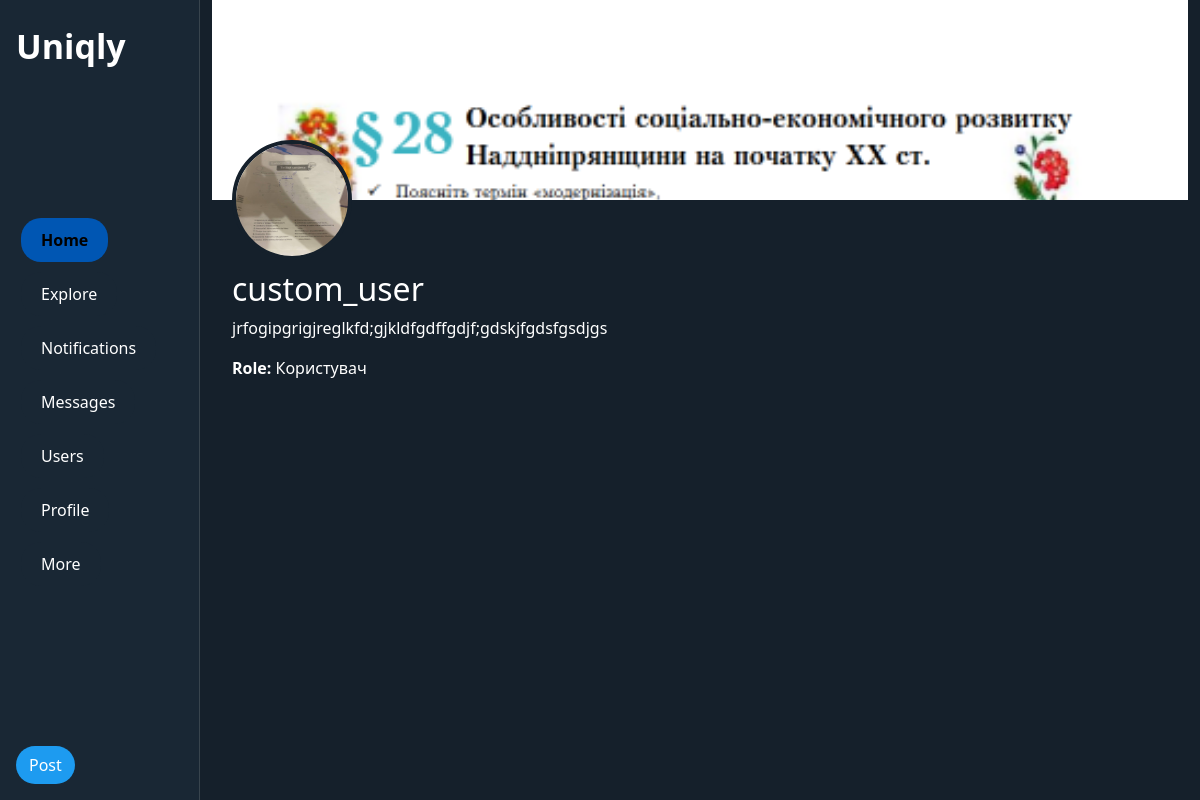
/user_profile/2/, run on the app's committed database.
### aunthentication/models.py (models this page shows)
class CustomUser(AbstractUser):
    ROLE_CHOICES = (
        ('user', 'Користувач'),
        ('moderator', 'Модератор'),
        ('admin', 'Адміністратор'),
    )
    role = models.CharField(max_length=10, choices=ROLE_CHOICES, default='user')
    bio = models.TextField(null=True)
    avatar = models.ImageField(upload_to="Image", null= True)
    hat = models.ImageField(upload_to="Image",null=True)

### aunthentication/views.py (the view)
# urls.py: path('user_profile/<int:pk>/', UserDetailView.as_view(), name='user_profile')
class UserDetailView(DetailView):
    model = CustomUser
    template_name = "user_detail.html"
    context_object_name = 'user'
    succues_url = reverse_lazy("user")

### templates/user_detail.html (shortened to what this page needs)
<!DOCTYPE html>
<html lang="en">
<head>
    <link href="https://cdn.jsdelivr.net/npm/bootstrap@5.3.0/dist/css/bootstrap.min.css" rel="stylesheet">
    {% load static %}
    <link rel="stylesheet" href="{% static 'style.css' %}">
</head>
<body>
    <div class="container-fluid">
        <div class="row">
            <nav class="navbar col-md-2 d-flex flex-column align-items-start py-3">
                <a class="navbar-brand ms-3" href="#">{{ cus}}Uniqly</a>
                <ul class="navbar-nav flex-column ms-3">
                    <li class="nav-item"><a class="nav-link active" href="{% url 'post' %}">Home</a></li>
                    <li class="nav-item"><a class="nav-link" href="{% url 'explore'%}">Explore</a></li>
                    <li class="nav-item"><a class="nav-link" href="{% url 'notifications'%}">Notifications</a></li>
                    <li class="nav-item"><a class="nav-link" href="{% url 'massages'%}">Messages</a></li>
                    <li class="nav-item"><a class="nav-link" href="{% url 'user'%}">Users</a></li>
                    <li class="nav-item"><a class="nav-link" href="{% url 'profile' %}">Profile</a></li>
                    <li class="nav-item"><a class="nav-link" href="{% url 'more'%}">More</a></li>
                </ul>
                    <a class="btn tweet-btn ms-3" href="{% url 'new_post' %}">Post</a>
            </nav>
            <div class="col-md-2 "></div>
            <div class="col-md-10">
                {% if user.hat %}
                <div class="profile-header" style="background-image: url('{{ user.hat.url }}'); background-size: cover;">
                    {% if user.avatar %}
                    <img src="{{ user.avatar.url }}" alt="Avatar" class="profile-avatar">
                    {% endif %}
                </div>
                {% endif %}
                <div class="profile-info">
                    <h2>{{ user.username }}  </h2>
                    <p>{{ user.bio }}</p>
                    <p><strong>Role:</strong> {{ user.get_role_display }}</p>
                </div>
</body>
</html>

### static/style.css (style rules this page uses)
body { background-color: #15202b; color: #ffffff; }
.navbar { height: 100vh; background-color: #192734; border-right: 1px solid #38444d; position: fixed; }
.nav-item { display: inline-block; margin: 5px; }
.nav-link { display: inline-block; padding: 10px 20px; background-color: #192734; color: white; text-decoration: none; border-radius: 20px; transition: background 0.3s ease, transform 0.2s ease; }
.nav-link.active { background-color: #0056b3; font-weight: bold; }
.navbar-brand { font-weight: bold; font-size: 34px; color: #ffffff; }
.tweet-btn { margin-top: 20px; background-color: #1d9bf0; color: white; border-radius: 50px; }
.profile-header { background-color: #1d9bf0; height: 200px; position: relative; }
.profile-avatar { width: 120px; height: 120px; border-radius: 50%; border: 4px solid #15202b; position: absolute; bottom: -60px; left: 20px; }

### data on the page
CustomUser: hat (picture), avatar (picture), username "custom_user", bio "jrfogipgrigjreglkfd;gjkldfgdffgdjf;gdskjfgdsfgsdjgs", role "Користувач"
